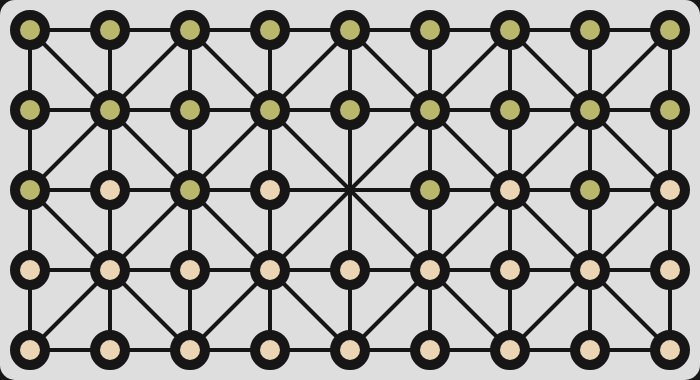
Frame 1 (no input)
Frame 60 (no input): identical to frame 1, image omitted
Frame 120 (the mouse pressed at the canvas centre since frame 60): identical to frame 1, image omitted

The p5.js sketch that drew this single still picture (run headless with seeded random() and noise() and a simulated clock; from frame 60 on, the mouse is pressed at the canvas centre):

// p5.js sketch
// ── sketch.js
// Colors
const black = 22;
const white = 222;
const green = '#BAB86C';
const beige = '#EBD5B4';

// Window values
const margin = 30;
const offset = 80;
const scale = 10;

let board;
let move;


/*  Issues
    you currently cant decide which to take when taking forwards and backwards
*/

function setup() {
    let w = (offset * 8) + (margin * 2);
    let h = (offset * 4) + (margin * 2);
    createCanvas(w, h);

    move = new Move();
    board = new Board();
}

function draw() {
    // Render background
    background(black);
    fill(white);
    noStroke();
    rect(0, 0, width, height, margin/2);

    // Render board
    board.render();
}

function mouseClicked() {
    let m = XYtoRC(mouseX, mouseY);

    if (board.p1Turn) {
        handleTurns(m, 1);
    }
    else {
        handleTurns(m, 2);
    }
}

function handleTurns(indices, player) {
    let tile = board.clickedOn(indices[0], indices[1]);

    if (move.moveIsHappening) {
        if ((tile == 0) || (tile == (move.player % 2) + 1 && move.choosingDir)) {
            move.nextMove(indices[0], indices[1]);
        }
        else if (tile == move.player && move.history.length <= 1) {
            move.resetMove();
        }
    }
    else {
        if (tile == move.player) {
            move.startNewMove(player, indices[0], indices[1]);
        }
    }
}

// Convert from row/col to x/y
function RCtoXY(row, col) {
    return [(col * offset) + margin, (row * offset) + margin];
}
// Convert from x/y to row/col
function XYtoRC(x, y) {
    let row = 0; 
    let col = 0;

    x -= margin;
    y -= margin;

    while (x > offset/2) {
        x -= offset;
        col++;
    }
    while (y > offset/2) {
        y -= offset;
        row++;
    }

    return [row, col];
}

function includes(arr1, arr2) {
    let ans = false;
    arr1.forEach(pair => {
        if (pair[0] == arr2[0] && pair[1] == arr2[1]) {
            ans = true;
        }
    });
    return ans;
}

function getDirection(rootR, rootC, tipR, tipC) {
    return [tipR - rootR, tipC - rootC];
}
// ── board.js
class Board {
    constructor() {
        this.highlighting = [];
        this.selected = [];
        this.arrows = [];

        this.p1Turn = true;

        this.board = [
            [2, 2, 2, 2, 2, 2, 2, 2, 2], 
            [2, 2, 2, 2, 2, 2, 2, 2, 2],
            [2, 1, 2, 1, 0, 2, 1, 2, 1], 
            [1, 1, 1, 1, 1, 1, 1, 1, 1],
            [1, 1, 1, 1, 1, 1, 1, 1, 1]
        ];

        // this.board = [
        //     [0, 0, 1, 0, 0, 0, 0, 0, 0], 
        //     [0, 0, 0, 0, 0, 0, 2, 0, 0],
        //     [0, 2, 0, 2, 1, 0, 2, 0, 0], 
        //     [0, 0, 0, 0, 0, 0, 2, 0, 0],
        //     [0, 0, 0, 0, 2, 0, 0, 0, 0]
        // ];
    }

    render() {
        this.drawBG();

        for (let r = 0; r < this.board.length; r++) {
            for (let c = 0; c < this.board[0].length; c++) {
                if (this.board[r][c] == 1) { this.drawBoldCircle(r, c, beige); }
                else if (this.board[r][c] == 2) { this.drawBoldCircle(r, c, green); }
            }
        }

        if (this.selected.length > 0) {
            this.drawBoldCircle(this.selected[0], this.selected[1], black);
        }

        this.arrows.forEach(arrow => {
            this.drawArrow(arrow[0], arrow[1], arrow[2], arrow[3]);
        });

        this.highlight();
    }
    
    clickedOn(r, c) {
        if ((0 <= r && r < this.board.length) && (0 <= c && c < this.board[0].length)) return this.board[r][c];
        return -1;
    }

    highlight() {
        this.highlighting.forEach(spot => {
            noStroke();
            fill(255, 255, 255, 150);
            this.drawCircle(spot[0], spot[1]);
        });
    }

    addHighlight(coord) {
        this.highlighting.push(coord);
    }

    addArrow(row1, col1, row2, col2) {
        this.arrows.push([row1, col1, row2, col2]);
    }

    drawArrow(row1, col1, row2, col2) {
        let tail = RCtoXY(row1, col1);
        let tip = RCtoXY(row2, col2);
        let dir = getDirection(row1, col1, row2, col2);
        let midpoint = [(tip[0] + tail[0])/2, (tip[1] + tail[1])/2];
        let size = scale / 5;

        dir = [dir[1], dir[0]];
        let compass = ""; 
        let angle;

        // Determine the direction of movement
        switch (dir[1]) {
            case 1: 
                compass += "N";
                break;
            case -1: 
                compass += "S";
                break; 
        }
        switch (dir[0]) {
            case 1: 
                compass += "E";
                break;
            case -1: 
                compass += "W";
                break; 
        }
        
        // Determine the angle
        switch (compass) {
            case "E": 
                angle = 0;
                break;
            case "NE": 
                angle = PI/4;
                break;
            case "N": 
                angle = PI/2;
                break;
            case "NW": 
                angle = 3 * PI/4;
                break;
            case "W": 
                angle = PI;
                break;
            case "SW": 
                angle = 5 * PI/4;
                break;
            case "W": 
                angle = 3 * PI/2;
                break;
            case "SE": 
                angle = 7 * PI/4;
                break;
        }
        angle += PI/2;
        translate(midpoint[0], midpoint[1]);
        rotate(angle);
        fill(black);
        triangle(0, -size/2, -size/2, size, size/2, size);
        
        rotate(-angle);
        translate(-midpoint[0], -midpoint[1]);
        
    }

    drawBoldCircle(r, c, color) {
        stroke(black);
        strokeWeight(scale);
        fill(color);
        this.drawCircle(r, c);
    }

    drawCircle(r, c) {
        let xy = RCtoXY(r, c);
        circle(xy[0], xy[1], 3 * scale);
    }
    // Draw the background lines
    drawBG() {
        stroke(black);
        strokeWeight(4);

        // Horizontals ------------------------------------------
        for (let i = 0; i < 5; i++) { this.drawLine(i, 0, i, 8); }
        // Verticals --------------------------------------------
        for (let i = 0; i < 9; i++) { this.drawLine(0, i, 4, i); }
        // Diagonals --------------------------------------------
        //     Negative slope
        this.drawLine(2, 0, 4, 2);
        this.drawLine(0, 0, 4, 4);
        this.drawLine(0, 2, 4, 6);
        this.drawLine(0, 4, 4, 8);
        this.drawLine(0, 6, 2, 8);
        //     Positive slope 
        this.drawLine(2, 0, 0, 2);
        this.drawLine(4, 0, 0, 4);
        this.drawLine(4, 2, 0, 6);
        this.drawLine(4, 4, 0, 8);
        this.drawLine(4, 6, 2, 8);
    }

    // Draws lines using indices instead of coordinates
    drawLine(row1, col1, row2, col2) {
        line(margin + (col1 * offset), margin + (row1 * offset), 
             margin + (col2 * offset), margin + (row2 * offset));
    }
}
// ── move.js
class Move {
    constructor() {
        this.player = 1;
        this.moveIsHappening = false;
        this.noMovesExist = false;
        this.choosingDir = false;

        this.history = [];
        this.verifiedMoves = []
    }
    
    startNewMove(player, r, c) {
        this.player = player;
        this.moveIsHappening = true;
        this.history.push([r, c]);
        board.arrows = [];

        this.checkIfMovesExist();

        if (this.noMovesExist) {
            this.findAny();
        }
        else {
            this.findNext();
        }
    }

    findAny() {
        let cur = this.history[this.history.length - 1];
        let unverifiedMoves = this.getUnverifiedMoves(cur);
        this.verifiedMoves = unverifiedMoves;

        board.highlighting = [];

        this.select(cur[0], cur[1]);

        this.verifiedMoves.forEach(move => {
            board.addHighlight(move);
        });
    }

    findNext() {
        console.log("finding next")
        let cur = this.history[this.history.length - 1];
        let unverifiedMoves = this.getUnverifiedMoves(cur);
        this.verifiedMoves = [];
        this.getVerifiedMoves(cur[0], cur[1], unverifiedMoves);
        
        board.highlighting = [];


        // No possible moves left
        if (this.verifiedMoves.length == 0 && !this.choosingDir) {
            // If your first selection didn't have any moves, don't end turn
            if (this.history.length == 1) {
                this.resetMove();
                return;
            }
            
            // Otherwise, end turn;
            console.log("ending in next")
            this.endMove();
            return;
        }

        // If there is a choice needing to be made
        if (this.choosingDir) {
            console.log("in find next, choosing dir")
            let prev = this.history[this.history.length - 2];
            let dir = getDirection(prev[0], prev[1], cur[0], cur[1]);

            this.verifiedMoves = [[cur[0] + dir[0], cur[1] + dir[1]], [cur[0] - (2 * dir[0]), cur[1] - (2 * dir[1])]];

        }

        this.select(cur[0], cur[1]);

        this.verifiedMoves.forEach(move => {
            board.addHighlight(move);
        });
    }

    nextMove(r, c) {
        console.log("next move")
        let prevPos = this.history[this.history.length - 1];
        let dir = getDirection(prevPos[0], prevPos[1], r, c);

        console.log(this.choosingDir);
        if (!this.choosingDir) {
            // Unselect piece
            if (r == prevPos[0] && c == prevPos[1]) {
                this.resetMove();
                return;
            }
            else if (includes(this.verifiedMoves, [r, c])) {
                // Swap board pieces
                board.board[r][c] = this.player;
                board.board[prevPos[0]][prevPos[1]] = 0;

                board.addArrow(prevPos[0], prevPos[1], r, c);

                this.handleTaking(r, c, dir);
                this.history.push([r, c]);
            }
        }
        else if (includes(this.verifiedMoves, [r, c])) {
            let newR = prevPos[0];
            let newC = prevPos[1];

            if (Math.abs(dir[0]) == 2) { 
                dir = [dir[0]/2, dir[1]]; 
                newR += dir[0];
            }
            if (Math.abs(dir[1]) == 2) { 
                dir = [dir[0], dir[1]/2]; 
                newC += dir[1];
            }
            this.take(newR, newC, dir);

            this.choosingDir = false;
        }
        // If no moves exist, make the one turn and finish move
        if (this.noMovesExist && !this.choosingDir) {
            this.endMove();
        }
        else {
            this.findNext();
        }
    }

    resetMove() {
        this.history = [];
        board.highlighting = [];
        this.moveIsHappening = false;
        this.noMovesExist = false;
        this.deselect();
    }

    endMove() {
        console.log("ending")
        this.resetMove();

        let text = document.getElementById('turn');

        if (this.player == 1) {
            this.player = 2;
            board.p1Turn = false;
            text.innerText = "Player 2's turn";
            text.setAttribute('class', 'green');
        }
        else {
            this.player = 1;
            board.p1Turn = true;
            text.innerText = "Player 1's turn";
            text.setAttribute('class', 'beige');
        }
    }

    handleTaking(r, c, dir) {
        if (this.movingTowards(r, c, dir)) {
            if (this.movingAway(r, c, dir)) {
                // Moving towards and away... choose
                console.log("choosing")
                this.choosingDir = true;
            }
            else {
                // Moving towards;
                console.log("taking f");
                this.take(r, c, dir);
            }
        }
        else {
            // Moving away
            console.log("taking b");
            dir = [-dir[0], -dir[1]];
            this.take(r + dir[0], c + dir[1], dir);
        }
    }

    take(r, c, dir) {
        console.log([r, c])
        console.log(dir)
        let opp = (this.player % 2) + 1;
        r += dir[0];
        c += dir[1];

        while ((0 <= r && r < board.board.length) && (0 <= c && c < board.board[0].length)) {
            if (board.board[r][c] == opp) {
                board.board[r][c] = 0;
            }
            else break;
            r += dir[0];
            c += dir[1];
        }
    }

    checkIfMovesExist() {
        this.verifiedMoves = [];
        for (let r = 0; r < board.board.length; r++) {
            for (let c = 0; c < board.board[0].length; c++) {
                if (board.board[r][c] == this.player) {
                    let unverifiedMoves = this.getUnverifiedMoves([r, c]);
                    this.getVerifiedMoves(r, c, unverifiedMoves);
                }
            }
        }
        if (this.verifiedMoves.length == 0) {
            this.noMovesExist = true;
        }
    }

    // Misc ----------------------------------------------------------------------------------
    movingTowards(r, c, dir) {
        r += dir[0];
        c += dir[1]
        if ((0 <= r && r < board.board.length) && (0 <= c && c < board.board[0].length))
            return (board.board[r][c] == ((this.player % 2) + 1));
        else return false;
    }

    movingAway(r, c, dir) {
        r -= 2 * dir[0];
        c -= 2 * dir[1]
        if ((0 <= r && r < board.board.length) && (0 <= c && c < board.board[0].length))
            return (board.board[r][c] == ((this.player % 2) + 1));
        else return false;
    }
    
    select(r, c) {
        board.selected = [r, c];
    }

    deselect() {
        board.selected = [];
    }
    
    getVerifiedMoves(r, c, unverifiedMoves) {
        // this.verifiedMoves = []
        unverifiedMoves.forEach(move => {
            let dir = getDirection(r, c, move[0], move[1]);
            let opponent = (this.player % 2) + 1;

            let behindR = move[0] - (2 * dir[0]);
            let behindC = move[1] - (2 * dir[1]);

            if (board.clickedOn(move[0] + dir[0], move[1] + dir[1]) == opponent 
                || board.clickedOn(behindR, behindC) == opponent) {
                if (!includes(this.history, [move[0], move[1]])) {
                    this.verifiedMoves.push([move[0], move[1]]);
                }
            } 
        });
    }

    getUnverifiedMoves(i) {
        let r = i[0];
        let c = i[1];
        let moveType = (r + c) % 2; // 0 = 8 ways; 1 = 4 ways;
        let unverifiedMoves = [];

        if (moveType == 0) {
            for (let row = r - 1; row <= r + 1; row++) {
                for (let col = c - 1; col <= c + 1; col++) {
                    if ((0 <= row && row < board.board.length) && (0 <= col && col < board.board[0].length)) {
                        if (board.clickedOn(row, col) == 0) {
                            unverifiedMoves.push([row, col]);
                        }
                    }
                }
            }
        }
        else {
            if (r - 1 >= 0                     && board.board[r - 1][c] == 0) { unverifiedMoves.push([r - 1, c]); }
            if (r + 1 < board.board.length    && board.board[r + 1][c] == 0) { unverifiedMoves.push([r + 1, c]); }
            if (c - 1 >= 0                     && board.board[r][c - 1] == 0) { unverifiedMoves.push([r, c - 1]); }
            if (c + 1 < board.board[0].length && board.board[r][c + 1] == 0) { unverifiedMoves.push([r, c + 1]); }
        }
        return unverifiedMoves;
    }
}
// ── rules.html
<!DOCTYPE html>
<html lang="en">
<head>
    <meta charset="UTF-8">
    <meta http-equiv="X-UA-Compatible" content="IE=edge">
    <meta name="viewport" content="width=device-width, initial-scale=1.0">
    <link rel="stylesheet" type="text/css" href="style.css">
    <title>Fanorona - Rules</title>
</head>
<body>
    <div class="container text-container centered">
        <h1 class="green">Fanorona</h1>
        <p>Here are the rules as explained by Boardspace</p>

        <h3 class="beige">Moving:</h3>
        <ul>
            <li>White moves first.</li>
            <li>Pieces are moved by sliding one space along one of the the lines.</li>
            <li>Note that some points lie on diagonal lines, while others have only horizontal and vertical directions.</li>
        </ul>

        <h3 class="beige">Capturing:</h3>
        <ul>
            <li>You can capture a line of your opponent's pieces by approach by moving toward them into the adjacent space, or by withdrawal by starting in the adjacent space and moving directly away from your opponent's piece. In some positions, you could capture either way, and you must choose one or the other.</li>
        </ul>

        <h3 class="beige">Each Turn:</h3>
        <ul>
            <li>Consists of either a single, non-capturing move, or a sequence of capturing moves.</li>
            <li>If any capturing moves are possible anywhere on the board, then a capturing move must be made.</li>
            <li>If multiple captures are possible, you can choose which to do.</li>
            <li>Subsequent captures on the same turn are optional.</li>
            <li>Second and subsequent captures in the same turn are subject to some restrictions:</li>
            <ul>
                <li>You must keep moving the same piece.</li>
                <li>You cannot return to any space twice.</li>
                <li>You can't move in the same direction twice in a row.</li>
            </ul>
        </ul>

        <h2 class="green">My Edits</h2>
        <p>My version has some slight modifications to these rules.</p>
        <ul>
            <li>Subsequent captures on the same turn are not optional, they are required.</li>
            <li>You CAN move in the same direction twice in a row</li>
        </ul>
    </div>
</body>
</html>
// ── style.css
:root {
  --white: #DEDEDE;
  --black: #161616;
  --green: #bab86c;
  --beige: #ebd5b4;
}

html, body {
    margin: 0;
    padding: 0;
    background-color: var(--black);
    font-family: "Helvetica Neue", Helvetica, Arial, sans-serif; 
  }

canvas {
  margin-left: auto;
  margin-right: auto;
  display: block;
}
  
h1, h2, h3, ul, p, a { 
  display: block;
  margin-top: 0;
  margin-bottom: .5rem;
  color: var(--white);
}

a:-webkit-any-link {
  cursor: pointer;
  text-decoration: none;
}

ul li {
  margin: .3rem;
}

.large-h1 {
  font-size: 2.5em;
}


.container {
  position: relative;
  display: table;
  justify-content: center; 
  align-items: center;
  text-align: center;
  max-width: 80rem;
  margin: 0 auto;
}
.text-container {
  width: 80%;
  text-align: left;
}
.centered {
  margin: 0;
  position: absolute;
  top: 40%;
  left: 50%;
  transform: translate(-50%, -40%);
}


.menu-button {
  font-size: 1.25rem;
  padding: .75rem 0;
  width: 15rem;
  margin: .5rem;
  border-radius: 2em;
  color: var(--black);
  background-color: var(--green);
}
.menu-button:hover {
  cursor: pointer;
  box-shadow: 0 0rem 1.4rem 0 rgba(186, 184, 108, 175);
  transform: translateY(-0.1rem);
  transition: 150ms;
}


.beige {
  color: var(--beige);
}
.green {
  color: var(--green);
}


/* I'm not very familiar with CSS. Nothing below here is mine
   I just wanted the Mac-styled buttons */
.buttons {
  padding-left: 8px;
  padding-top: 3px;
  padding-bottom: 3px;
  float: left;
  line-height: 0px;
}
.buttons:hover a {
  visibility: visible;
}


.menu {
  background: #ff5c5c;
  line-height: 11px;
  width: 11px;
  height: 11px;
  border: 1px solid #e33e41;
  border-radius: 50%;
  display: inline-block;
}
.menu:active {
  background: #c14645;
  border: 1px solid #b03537;
}
.menu:active .menubutton {
  color: #c14645;
}
.menubutton {
  color: #ff5c5c;
  visibility: hidden;
  cursor: default;
}


.rules {
  background: #ffbd4c;
  font-size: 9pt;
  line-height: 11px;
  margin-left: 4px;
  width: 11px;
  height: 11px;
  border: 1px solid #e09e3e;
  border-radius: 50%;
  display: inline-block;
}
.rules:active {
  background: #c08e38;
  border: 1px solid #af7c33;
}
.rules:active .rulesbutton {
  color: #c08e38;
}
.rulesbutton {
  color: #ffbd4c;
  visibility: hidden;
  cursor: default;
}


.reset {
  background: #00ca56;
  font-size: 9pt;
  line-height: 11px;
  margin-left: 6px;
  width: 11px;
  height: 11px;
  border: 1px solid #14ae46;
  border-radius: 50%;
  display: inline-block;
}
.reset:active {
  background: #029740;
  border: 1px solid #128435;
}
.reset:active .resetbutton {
  color: #029740;
}
.resetbutton {
  color: #00ca56;
  visibility: hidden;
  cursor: default;
}
